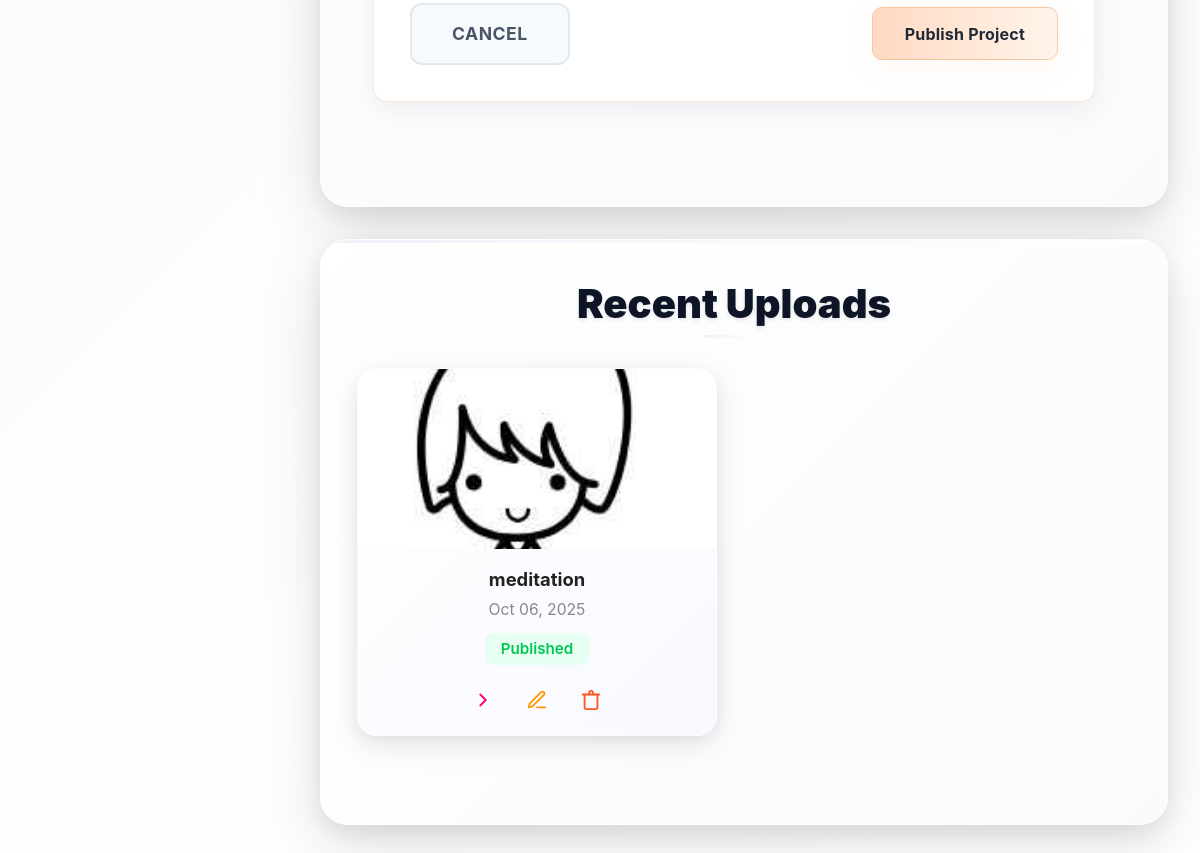
Before: /accounts/student-home/ (signed in, lower part) with the older database file.
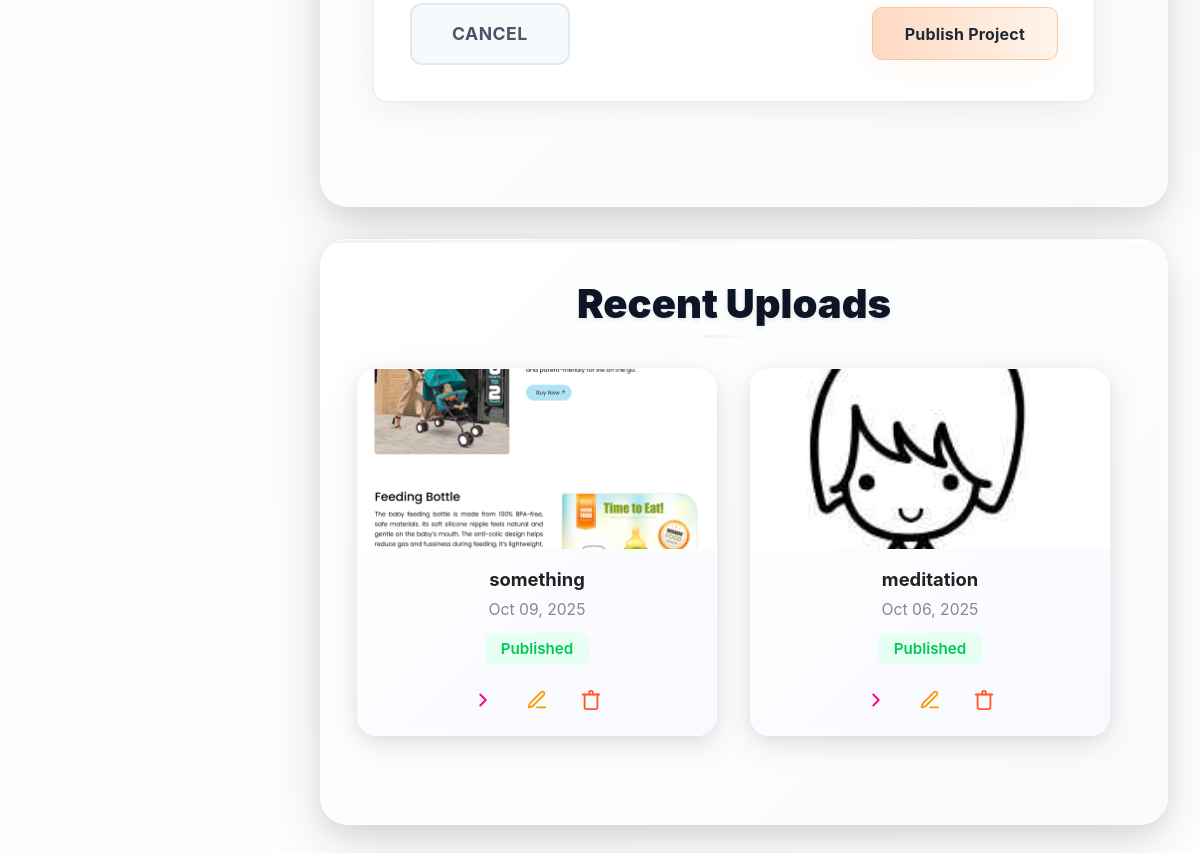
After: the same page with the newer database file.
### accounts/models.py (models this page shows, shortened)
class Project(models.Model):
    student = models.ForeignKey(StudentProfile, on_delete=models.CASCADE, related_name='projects')
    title = models.CharField(max_length=200)
    description = models.TextField(blank=True)
    created_at = models.DateTimeField(auto_now_add=True)
    allow_downloads = models.BooleanField(default=False)
    category = models.CharField(default='Other', max_length=100)
    output_link = models.URLField(blank=True)
    project_link = models.URLField(blank=True)
    tags = models.CharField(blank=True, max_length=200)
    visibility = models.CharField(choices=[('Public', 'Public'), ('Private', 'Private')], default='Public', max_length=20)
    screenshot = models.ImageField(upload_to='project_screenshots/', null=True, blank=True)

### accounts/student_views.py (the view)
    def _wrapped_view(request, *args, **kwargs):
        try:
            student_profile = request.user.student_profile
            return view_func(request, *args, **kwargs)
        except ObjectDoesNotExist:
            if request.user.is_superuser:
                return redirect('admin_home')
            return render(request, 'accounts/no_profile.html', {
                'message': 'No student profile found. Please contact an administrator.'
            })

### accounts/context_processors.py (called while the page is built)
def notifications_processor(request):
    unread_count = 0
    if request.user.is_authenticated and not request.user.is_superuser:
        try:
            unread_count = Notification.objects.filter(
                recipient=request.user.student_profile,
                is_read=False
            ).count()
        except:
            pass
    return {'unread_notifications_count': unread_count}

### accounts/student_views.py (called while the page is built)
def check_student_profile(view_func):
    def _wrapped_view(request, *args, **kwargs):
        try:
            student_profile = request.user.student_profile
            return view_func(request, *args, **kwargs)
        except ObjectDoesNotExist:
            if request.user.is_superuser:
                return redirect('admin_home')
            return render(request, 'accounts/no_profile.html', {
                'message': 'No student profile found. Please contact an administrator.'
            })
    return _wrapped_view

### templates/accounts/student_home.html (shortened to what this page needs)
{% extends 'base.html' %}
{% load static %}
{% block content %}
<link rel="stylesheet" href="{% static 'accounts/admin_sidebar.css' %}">
<link rel="stylesheet" href="{% static 'accounts/student_home.css' %}">
    <div class="admin-main-content fade-in-up">
<div class="share-work-form-container">
    <div class="share-modal-content">
        <div class="share-modal-body">
            <form id="shareWorkForm" enctype="multipart/form-data" class="needs-validation" novalidate>
                <div class="d-flex justify-content-between align-items-center mt-4 button-container">
                    <button type="reset" class="btn btn-secondary">Cancel</button>
                    <button type="submit" class="btn btn-pink fw-bold">Publish Project</button>
                </div>
            </form>
        </div>
    </div>
                </div>
        </div>
<div class="admin-main-content recent-uploads-section">
    <div class="recent-uploads-container">
        <h3 class="recent-uploads-title">Recent Uploads</h3>
        <div class="recent-uploads-row">
            {% for project in user_projects %}
            <div class="recent-upload-card fade-in-up">
                <div class="recent-upload-image">
                    {% if project.screenshot %}
                    <img src="{{ project.screenshot.url }}" alt="Screenshot">
                    {% else %}
                    <div class="recent-upload-no-image">No Screenshot</div>
                    {% endif %}
                </div>
                <div class="recent-upload-info">
                    <h5 class="recent-upload-title">{{ project.title }}</h5>
                    <div class="recent-upload-time">{{ project.time_ago }}</div>
                    {% if project.status == 'Published' %}
                    <span class="recent-upload-status published">Published</span>
                    {% elif project.status == 'Draft' %}
                    <span class="recent-upload-status draft">Draft</span>
                    {% endif %}
                    <div class="recent-upload-actions">
                        {% if project.project_link %}
                        <a href="{{ project.project_link }}" target="_blank" class="recent-upload-action view" title="View Code">
                            <svg width="22" height="22" fill="none" stroke="#ff0080" stroke-width="2" stroke-linecap="round" stroke-linejoin="round" viewBox="0 0 24 24"><path d="M9 18l6-6-6-6"/></svg>
                        </a>
                        {% endif %}
                        <button class="recent-upload-action edit" title="Edit" data-project-id="{{ project.id }}" onclick="openEditModal({{ project.id }})">
                            <svg width="22" height="22" fill="none" stroke="#ff9800" stroke-width="2" stroke-linecap="round" stroke-linejoin="round" viewBox="0 0 24 24"><path d="M12 20h9"/><path d="M16.5 3.5a2.121 2.121 0 1 1 3 3L7 19l-4 1 1-4 12.5-12.5z"/></svg>
                        </button>
                        <button class="recent-upload-action delete" title="Delete" data-project-id="{{ project.id }}" onclick="removeFromRecent({{ project.id }})">
                            <svg width="22" height="22" fill="none" stroke="#ff5722" stroke-width="2" stroke-linecap="round" stroke-linejoin="round" viewBox="0 0 24 24"><polyline points="3 6 5 6 21 6"/><path d="M19 6v14a2 2 0 0 1-2 2H7a2 2 0 0 1-2-2V6m5 0V4a2 2 0 0 1 2-2h0a2 2 0 0 1 2 2v2"/></svg>
                        </button>
                    </div>
                </div>
            </div>
            {% endfor %}
        </div>
    </div>
</div>
{% endblock %}

Changed rows visible on the page:
added Project: screenshot (picture), title "something", time_ago "Oct 09, 2025", shows "Published"
